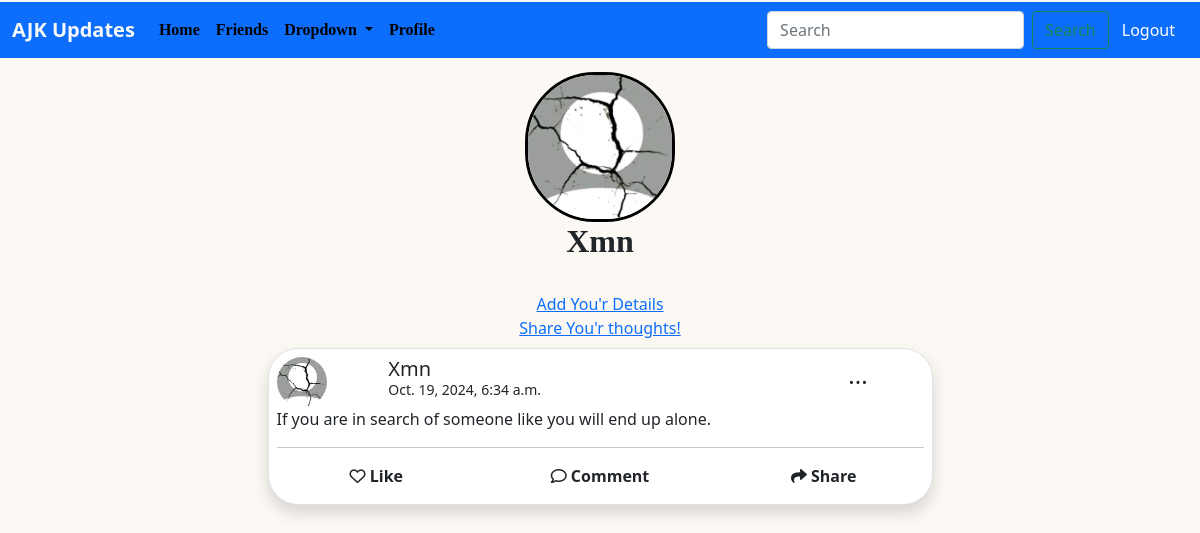
The app's page /profile (signed in) with its own data.
### AJKapp/models.py (models this page shows, shortened)
class post(models.Model):
    name = models.ForeignKey(User, on_delete=models.CASCADE, null=True, blank=True, related_name='user_post')
    post_text = models.TextField(default='')
    post_pic = models.ImageField(upload_to='images/', blank=True, null=True)
    postcreated_at = models.DateTimeField(auto_now_add=True)

### AJKapp/views.py (the view)
# urls.py: path('profile', profile, name='profile'),
@login_required(login_url='/signin')
def profile(request):
    if request.method == 'POST':
        profilepic = request.FILES.get('profilepic')
    user = User.objects.filter(username = request.user.username).first()
    user_profiles = user.userprofile.all().first()
    userpost = user.user_post.all()
    dic = {
        'userprofile':user_profiles,
        'user':user,
        'userpost':userpost
    }
    return render(request, 'profile.html', dic)

### AJKapp/templates/profile.html (shortened to what this page needs)
{% extends "index.html" %}
{% load static %}
{% block body %}
  <div class="container">
    <div class="row justify-content-center text-center">
        <div class="col-4">
          {% if userprofile.profilepic %}
          <img class="text-danger profilepic mt-3 img-fluid" src="/media/{{userprofile.profilepic}}" alt="Error">
          {% else %}
          <img class="text-danger profilepic mt-3 img-fluid" src="{% static 'dp.jpeg' %}" alt="gchchc">
          {% endif %}
        </div>
    </div>
    <div class="row justify-content-center">
        <div class="col-9 text-center">
            <h2 class="fw-bold username text-capitalize user-select-none">{{user.username}}</h2><br>
        </div>
    </div>
    <div class="row justify-content-center">
        <div class="col-9 text-center">
            {% if userprofile %}
            <a href="{% url 'editinfo' %}">Edit You'r Details</a>
            {% else %}
            <a href="{% url 'addinfo' %}">Add You'r Details</a>
            {% endif %}
            <br>
            <a href="{% url 'addpost' %}">Share You'r thoughts!</a>
        </div>
    </div>
    <div class="row justify-content-center">
      {% for post in userpost %}
    <div class="col-md-7 user_post m-2 border shadow p-2 pb-3">
        <div class="row">
          <div class="col-2">
              {% if post.name.userprofile.first.profilepic %}
                <img src="/media/{{post.name.userprofile.first.profilepic}}" alt="" class="img-fluid postprofilepic">
              {% else %}
                <img src= "{% static 'dp.jpeg' %}" alt="" class="img-fluid postprofilepic">
              {% endif %}
          </div>
          <div class="col-7 profile_bar">
            <h5 class="text-capitalize">{{user.username}}</h5><br>
            <small>{{post.postcreated_at}}</small>
          </div>
          <div class="text-end col-2 align-self- fs-4 user-select-none">...</div>
        </div>
        {{post.post_text}}
      <hr>
      <div class="row justify-content-center text-center">
          <div class="col-4 fw-bold" type='submit' name="like"><i class="fa-regular fa-heart"></i>&nbsp;Like</div>
        <div class="col-4 fw-bold"><i class="fa-regular fa-comment"></i>&nbsp;Comment</div>
        <div class="col-4 fw-bold"><i class="fa-solid fa-share"></i>&nbsp;Share</div>
      </div>
    </div>
    {% endfor %}
  </div>
  </div>
{% endblock body %}

### AJKapp/templates/profile.html (style rules this page uses)
.profilepic { border: 3px solid black; border-radius: 70px; width: 150px; height: 150px; }
.username { font-family: cursive; }
.postprofilepic { width: 50px; height: 50px; border-radius: 50px; }
.profile_bar { line-height: 0px; }
.user_post { background-color: white; border-radius: 30px; }

### AJKapp/templates/index.html (style rules this page uses)
body { background-color: rgb(252, 249, 244); }

### records on screen
post: postcreated_at "Oct. 19, 2024, 6:34 a.m.", post_text "If you are in search of someone like you will end up alone."

### other values on screen
{{ user.username }} "Xmn"
